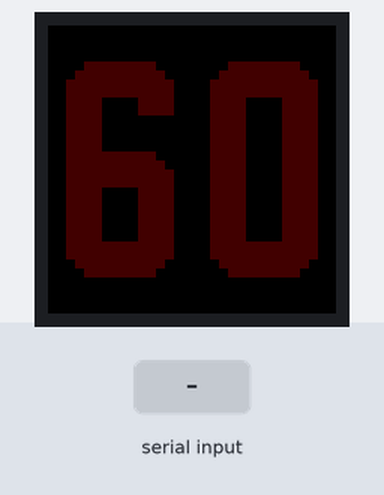
This sketch was run on a simulated Arduino Uno, built with avr-gcc and run on an emulated ATmega328P. Shown: 32×32 colour display. Inputs (shaded band) come from the test bench. What the sketch prints to the serial monitor is not drawn.

Above: at 1.2 s.
1.3 s: "90,45\n" received over Serial
At 2.2 s:
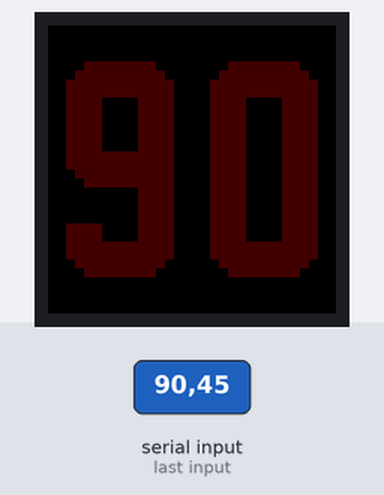
2.8 s: "30,150\n" received over Serial
At 3.3 s:
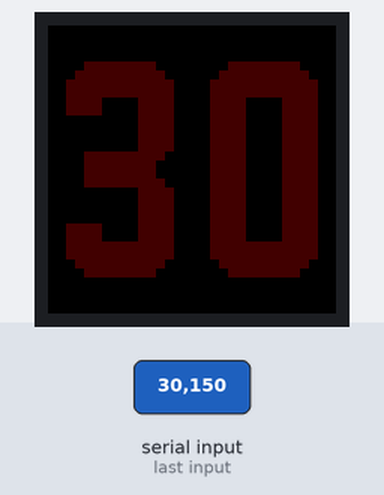
Timing chart, 0 to 5.8 s (numbered marks = the images above; inputs shaded):
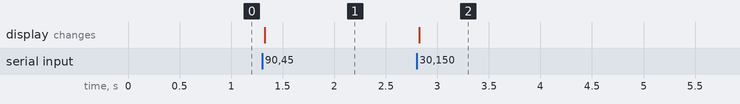

Measured:
- after the input at 1.3 s, the display: changes at once (image 1)
- after the input at 2.8 s, the display: changes at once (image 2)

The sketch:

quiztest_32x32.ino
```cpp
/*


     ██████  ██    ██ ██ ███████ ███████     ██
    ██    ██ ██    ██ ██    ███     ███      ██
    ██    ██ ██    ██ ██   ███     ███       ██
    ██    ██ ██    ██ ██  ███     ███
     ██████   ██████  ██ ███████ ███████     ██
        ██


    MATRICE 32×32

    Instructions de câblage :
    https://learn.adafruit.com/32x16-32x32-rgb-led-matrix?view=all

    Librairie de fonctions graphiques générales :
    https://github.com/adafruit/Adafruit-GFX-Library

    Libraire de fonctions spécifiques aux matrices :
    https://github.com/adafruit/RGB-matrix-Panel

    Librairie de définition des chiffres :
    chiffres.h

    Nicolas Jeanmonod, David Le Neillon, 2015

 */

#include <Adafruit_GFX.h>
#include <RGBmatrixPanel.h>
#include "chiffres.h"

#define MX 0
#define STR1( x ) #x
#define toStr( x ) STR1( x )
const char deviceIDStr[] = "MX" toStr( MX ) "\n";

// If your 32x32 matrix has the SINGLE HEADER input,
// use this pinout:
#define CLK 8
#define OE  9
#define LAT 10
#define A   A0
#define B   A1
#define C   A2
#define D   A3
RGBmatrixPanel matrix( A, B, C, D, CLK, LAT, OE, false );


uint16_t couleurM;
uint16_t couleurR;
uint16_t couleurV;
uint16_t couleurB;
uint16_t couleurJ;
uint16_t couleurN   = matrix.Color888(   0,    0,    0 );
uint16_t rPiCouleur = matrix.Color888(  66,    0,    0 );
uint16_t nombreActuel;
String serverCommand = "";
boolean serverTalked = false;
boolean globalForceRefresh = false;
boolean videoInverse = false;


void clearScreen()
{
    matrix.fillScreen( couleurN );
    globalForceRefresh = true;
}


void fillScreen()
{
    matrix.fillScreen( rPiCouleur );
    globalForceRefresh = true;
}


void afficheNombre( int nombre, uint16_t couleur, bool forceRefresh=false )
{
    static byte oldDigits[ 2 ] = { 10, 10 };
    byte newDigits[ 2 ] = { 10, 10 };
    int digit;
    int i;
    int nbDigits;
    int16_t posX;

    if( forceRefresh || globalForceRefresh )
    {
        if( videoInverse )
            fillScreen();
        else
            clearScreen();
        globalForceRefresh = false;
        for( i=0; i<2; i++ )
        {
            oldDigits[ i ] = 10;
        }
    }

         if( nombre <    10 ) { nbDigits = 1; }
    else if( nombre <   100 ) { nbDigits = 2; }


    digit = nombre;
    for( i=0; i<nbDigits; i++ )
    {
        newDigits[ i ] = digit % 10;
        digit = digit / 10;
    }

    for( i=0; i<2; i++ )
    {
        if( newDigits[ i ] != oldDigits[ i ] )
        {
            posX = 16-i*16;
            matrix.drawBitmap( posX, 0, chiffres_16x32[ oldDigits[ i ] ], 16, 32, couleurN );
            matrix.drawBitmap( posX, 0, chiffres_16x32[ newDigits[ i ] ], 16, 32, couleur  );
        }
        oldDigits[ i ] = newDigits[ i ];
    }
}


void changeCouleur( uint8_t cVal )
{
    // cVal min = 66
    // cVal max = 255
    // Se rappeler de brancher l’alim de la matrice !!!
    couleurM = matrix.Color888( cVal,    0, cVal, true );
    couleurR = matrix.Color888( cVal,    0,    0, true );
    couleurV = matrix.Color888(    0, cVal,    0, true );
    couleurB = matrix.Color888(    0,    0, cVal, true );
    couleurJ = matrix.Color888( cVal, cVal,    0, true );
    couleurN = matrix.Color888(    0,    0,    0, true );
    if     ( MX == 0 )
        rPiCouleur = couleurR;
    else if( MX == 1 )
        rPiCouleur = couleurM;
    else if( MX == 2 )
        rPiCouleur = couleurB;
    else if( MX == 3 )
        rPiCouleur = couleurV;
    else if( MX == 4 )
        rPiCouleur = couleurJ;
}


void serialEvent()
{
    while( Serial.available() )
    {
        char serverChar = ( char )Serial.read();
        if( serverChar == '\n' )
            serverTalked = true;
        else
            serverCommand += serverChar;
    }
}


void setup()
{
    serverCommand.reserve( 200 );
    Serial.begin( 115200 );
    Serial.print( deviceIDStr );
    matrix.begin();
    // changeCouleur( 66 ); // Ne fonctionne pas sur la matrice 32×32 et c’est bizarre...
    nombreActuel = 60;
    afficheNombre( nombreActuel, rPiCouleur, true );
}


void loop()
{
    // Traitement des commandes envoyées par le serveur via RS232.
    if( serverTalked )
    {
        int whatToDo = serverCommand.toInt();

        // Affichage d’un nombre.
        if( whatToDo >= 0 && whatToDo < 100 )
        {
            nombreActuel = whatToDo;
            if( videoInverse )
            {
                afficheNombre( nombreActuel, couleurN, true );
            }
            else
            {
                afficheNombre( nombreActuel, rPiCouleur, false );
            }
        }

        // Envoie l’ID de l’Arduino via RS232.
        else if( whatToDo == -1 )
        {
            Serial.print( deviceIDStr );
        }

        // Toutes les LEDs éteintes.
        else if( whatToDo == -2 )
        {
            clearScreen();
        }

        // Toutes les LEDs allumées.
        else if( whatToDo == -3 )
        {
            fillScreen();
        }

        // Vidéo inverse.
        else if( whatToDo == -4 )
        {
            globalForceRefresh = true;
            videoInverse = true;
            afficheNombre( nombreActuel, couleurN, true );
        }

        // Vidéo normale.
        else if( whatToDo == -5 )
        {
            clearScreen();
            globalForceRefresh = true;
            videoInverse = false;
            afficheNombre( nombreActuel, rPiCouleur, false );
        }

        // Modification de l’intensité lumineuse.
        else if( -255 <= whatToDo && whatToDo <= -66 )
        {
            // changeCouleur( -whatToDo );
            // afficheNombre( nombreActuel, rPiCouleur, true );
        }

        serverCommand = "";
        serverTalked = false;
    }
}
```

Source omitted: chiffres.h (data table, 7108 bytes)
